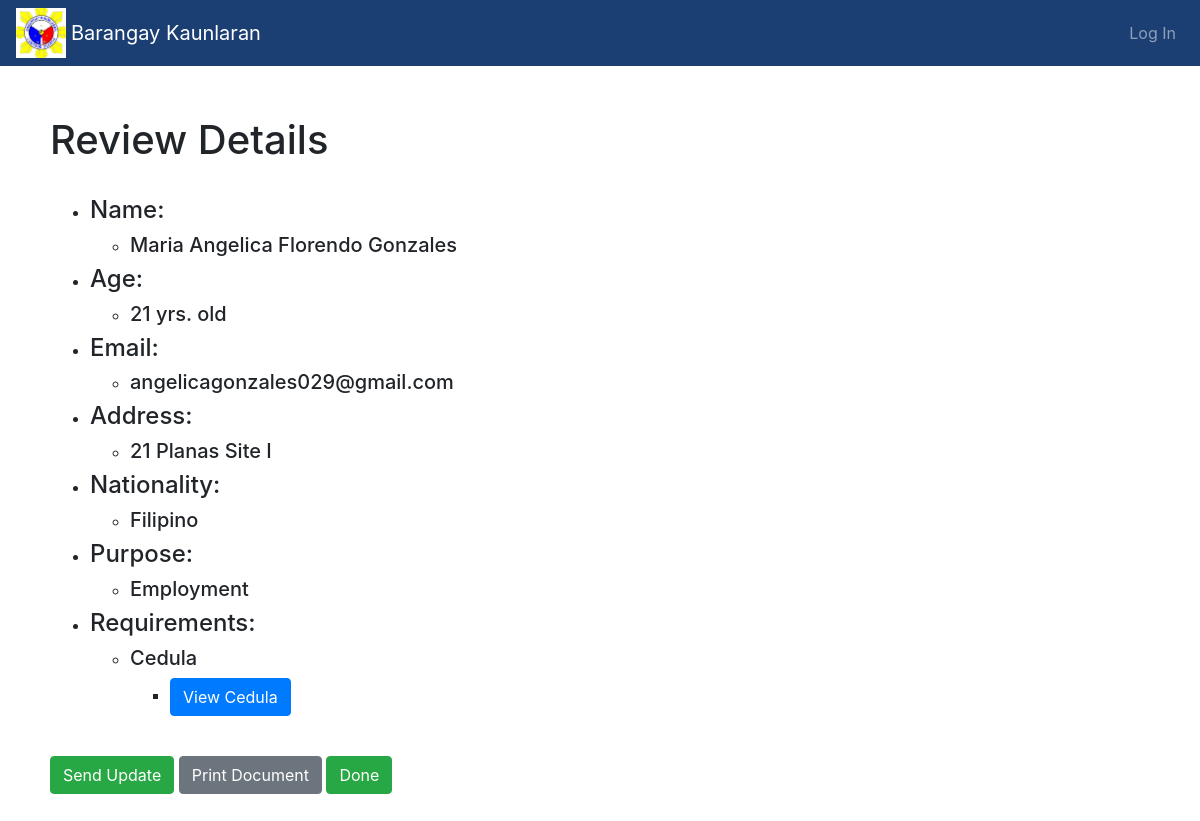
Screenshot of /docu_Request/staffView_DetailClearance/1 with the database file from the repository.
### documentRequest/models.py (models this page shows, shortened)
class docType(models.Model):
    is_Pending = models.BooleanField(default=True)
    is_Done = models.BooleanField(default=False)
    class Meta:
        abstract = True

class BrgyClearance(docType):
    first_name = models.CharField(max_length=100)
    last_name = models.CharField(max_length=100)
    middle_name = models.CharField(max_length=100)
    age = models.PositiveIntegerField()
    nationality = models.CharField(max_length=100)
    purpose = models.CharField(max_length=100)
    Address = models.CharField(max_length=255)
    email =  models.CharField(max_length=255)
    cedula = models.ImageField(null=True, blank=True, default = '#' ,upload_to="BrgyClearanceCedula/")
    requested_by = models.ForeignKey(User,on_delete=models.CASCADE)
    requested_at = models.DateField(default=datetime.date.today)

### documentRequest/views.py (the view)
# urls.py: path('staffView_DetailClearance/<int:pk>',views.clearanceDetail.as_view(),name='clearanceDetail'),
class clearanceDetail(DetailView):
    model = BrgyClearance
    template_name = 'clearanceDetail.html'

### documentRequest/templates/clearanceDetail.html
{% extends "Staff_base.html"%}
{% load static %}
{% block content %}
<div class="container-postdetail" style="margin:50px 50px 50px 50px">
  <div class="row">
      <div class="col-md-8" >
        <h1>Review Details</h1>
        <br>
        <ul>
          <li><h4>Name: </h4></li>
            <ul>
              <li><h5>{{object.first_name}} {{object.middle_name}} {{object.last_name}}</h5></li>
            </ul>
            <li><h4>Age:</h4> </li>
            <ul>
              <li><h5>{{object.age}} yrs. old</h5></li>
            </ul>
            <li><h4>Email:</h4> </li>
            <ul>
              <li><h5>{{object.email}}</h5></li>
            </ul>
            <li><h4>Address: </h4></li>
            <ul>
              <li><h5>{{object.Address}}</h5></li>
            </ul>
            <li><h4>Nationality: </h4> </li>
            <ul>
              <li><h5>{{object.nationality}}</h5></li>
            </ul>
            <li><h4>Purpose: </h4> </li>
            <ul>
              <li><h5>{{object.purpose}}</h5></li>
            </ul>
            <li><h4>Requirements: </h4> </li>
            <ul>
              <li><h5>Cedula</h5></li>
              <ul>
                <li><a href="{{object.cedula.url}}" class="btn btn-primary">View Cedula</a></li>
              </ul>
            </ul>
        </ul>
        <br>
        <a href="{%url 'documentRequest:sendUpdateClear' object.pk%}" class="btn btn-success">Send Update</a>
        <a href="{%url 'documentRequest:generatePdfClearance' object.pk%}" class="btn btn-secondary">Print Document</a>
        <a href="{%url 'documentRequest:updateReqClearance' object.pk%}" class="btn btn-success">Done</a>
      </div>
  </div>
</div>
{% endblock %}

### rows the page displays
BrgyClearance: first_name "Maria Angelica", middle_name "Florendo", last_name "Gonzales", age "21", email "angelicagonzales029@gmail.com", Address "21 Planas Site I", nationality "Filipino", purpose "Employment"
